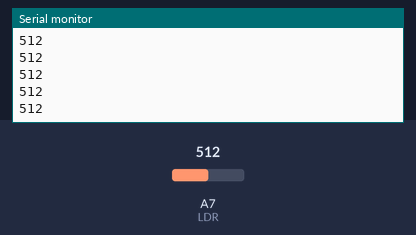
Recording of a sketch running on a simulated Arduino Nano, built with avr-gcc and run on an emulated ATmega328P. Parts: the last lines printed to the serial monitor. The inputs (shaded band) are chosen by the test bench; at power-on: A7 (LDR) = 512.

Above: at 1.2 s.
1.3 s: A7 (LDR) set to 716
At 2.2 s:
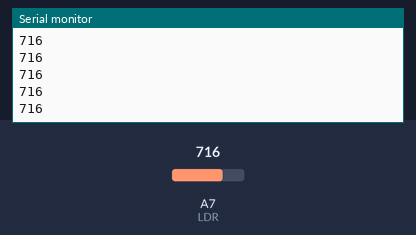
2.8 s: A7 (LDR) set to 900
At 3.4 s:
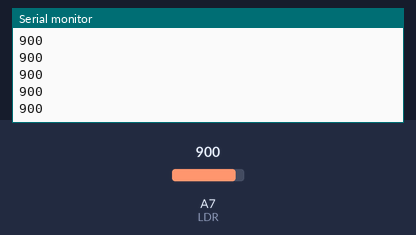
Timing chart, 0 to 5.8 s (numbered marks = the images above; inputs shaded):
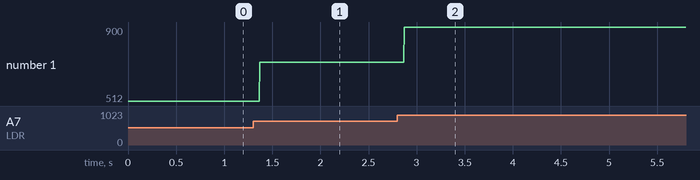

Measured:
- after the input at 1.3 s, the serial monitor: prints a new line after 0.07 s (image 1)
- after the input at 2.8 s, the serial monitor: prints a new line after 0.07 s (image 2)
- plotted number 1: 512 → 716 after the input at 1.3 s, 716 → 900 after the input at 2.8 s

The sketch:

rushi-nano-LDR.ino
```cpp
// (licence header left out)
/*
 * ------------------------------------------------------------------------------------------------
 * Library files
 * ------------------------------------------------------------------------------------------------
 */

/*
 * ------------------------------------------------------------------------------------------------
 * Macros
 * ------------------------------------------------------------------------------------------------
 */

/*
 * ------------------------------------------------------------------------------------------------
 * Global declarations
 * ------------------------------------------------------------------------------------------------
 */
 int LDR=A7;         // label pin A7 as LDR

/*
 * ------------------------------------------------------------------------------------------------
 * Functions, ISRs
 * ------------------------------------------------------------------------------------------------
 */

/*
 * ------------------------------------------------------------------------------------------------
 * put your setup code here, to run once:
 * ------------------------------------------------------------------------------------------------
 */
 void setup() {
  pinMode(LDR,INPUT); // set pin A7 as input
  Serial.begin(9600); // set serial com at 9600bps
 }

/*
 * ------------------------------------------------------------------------------------------------
 * put your main code here, to run repeatedly:
 * ------------------------------------------------------------------------------------------------
 */
 void loop() {
  Serial.println(analogRead(LDR));  // reads an LDR and print its value
  delay(1);                         // delay for stability
 }
```
